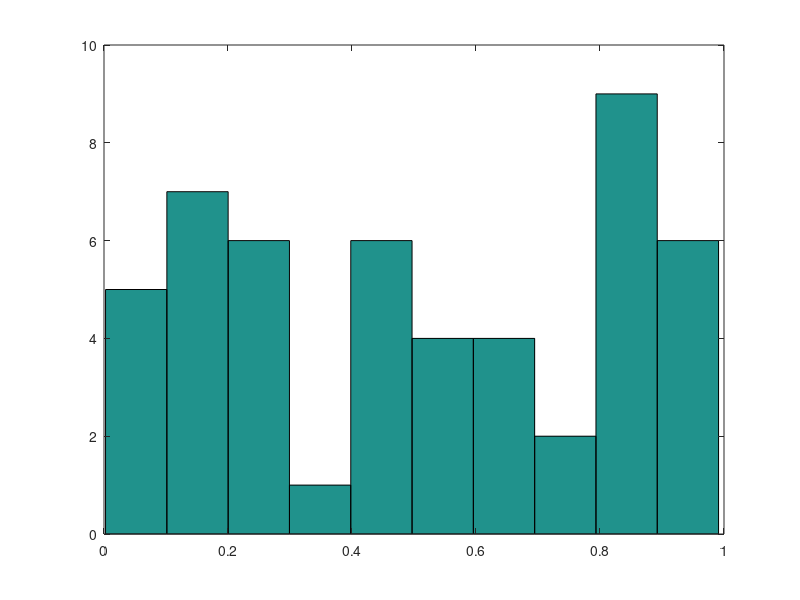
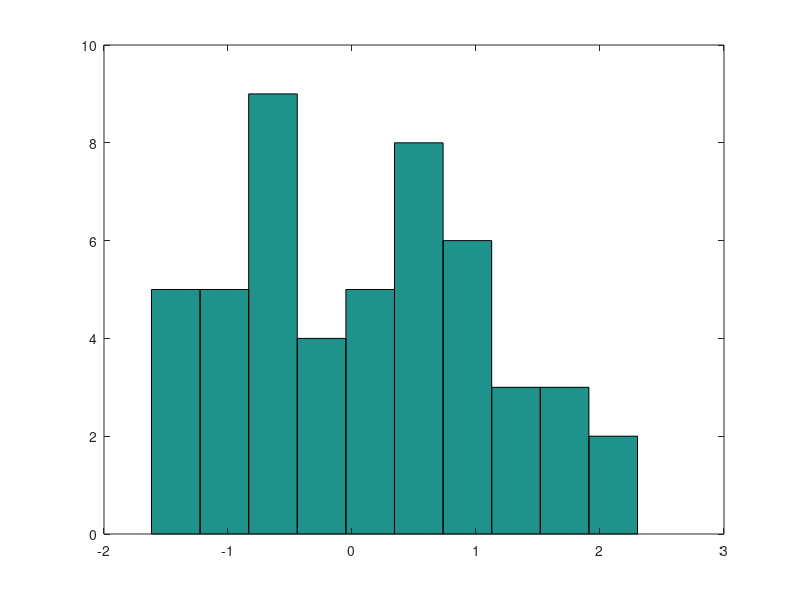
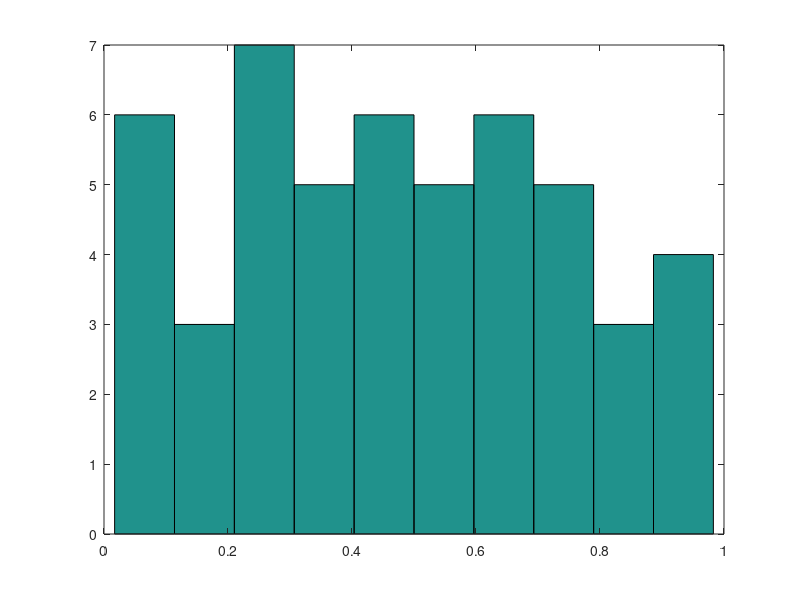
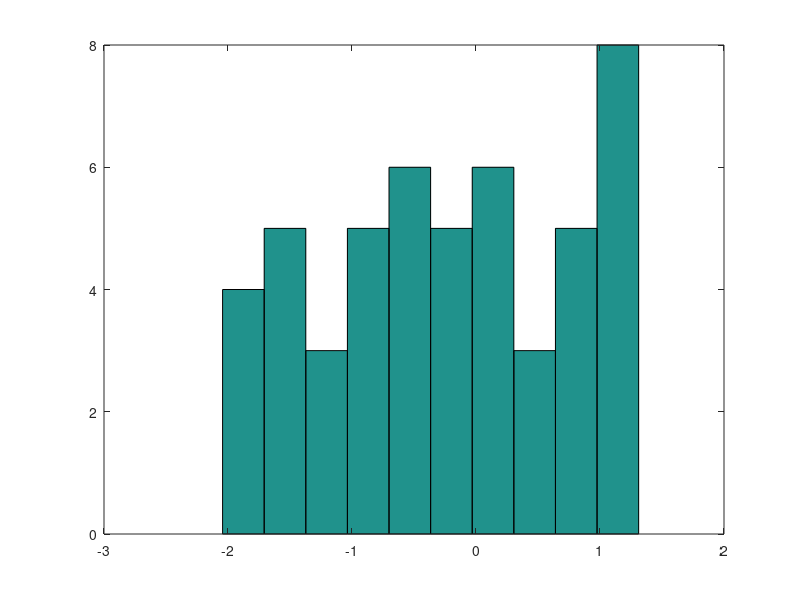

The MATLAB script that drew these images, in order:
% Group Project 2 
% 

%% data (2)
rand_data = rand(1,50);
randn_data = randn(1,50);
bu_football_data = []; 
bu_football_years = [];

%% plots (3)
figure
hist(rand_data,10);

figure
hist(randn_data,10);

%% statistics (4)

rand_data_mean = mean(rand_data);
randn_data_mean = mean(randn_data);
bu_football_data = mean(bu_football_data);

rand_data_median = median(rand_data);
randn_data_median = median(randn_data);
bu_football_data_median = median(bu_football_data);

rand_data_std = std(rand_data);
randn_data_std = std(randn_data);
bu_football_data_std = std(bu_football_data);

%% z-scores (5)

%% % Group Project 2 
% 

rand_data = rand(1,50);
randn_data = randn(1,50);
bu_football_data = []; 
bu_football_years = [];

%% plots (3)
figure
hist(rand_data,10);

figure
hist(randn_data,10);

%% statistics (4)

rand_data_mean = mean(rand_data);
randn_data_mean = mean(randn_data);
bu_football_data = mean(bu_football_data);

rand_data_median = median(rand_data);
randn_data_median = median(randn_data);
bu_football_data_median = median(bu_football_data);

rand_data_std = std(rand_data);
randn_data_std = std(randn_data);
bu_football_data_std = std(bu_football_data);

%% z-scores (5)

%% normalized data plots (6)

%% summaries (7)

